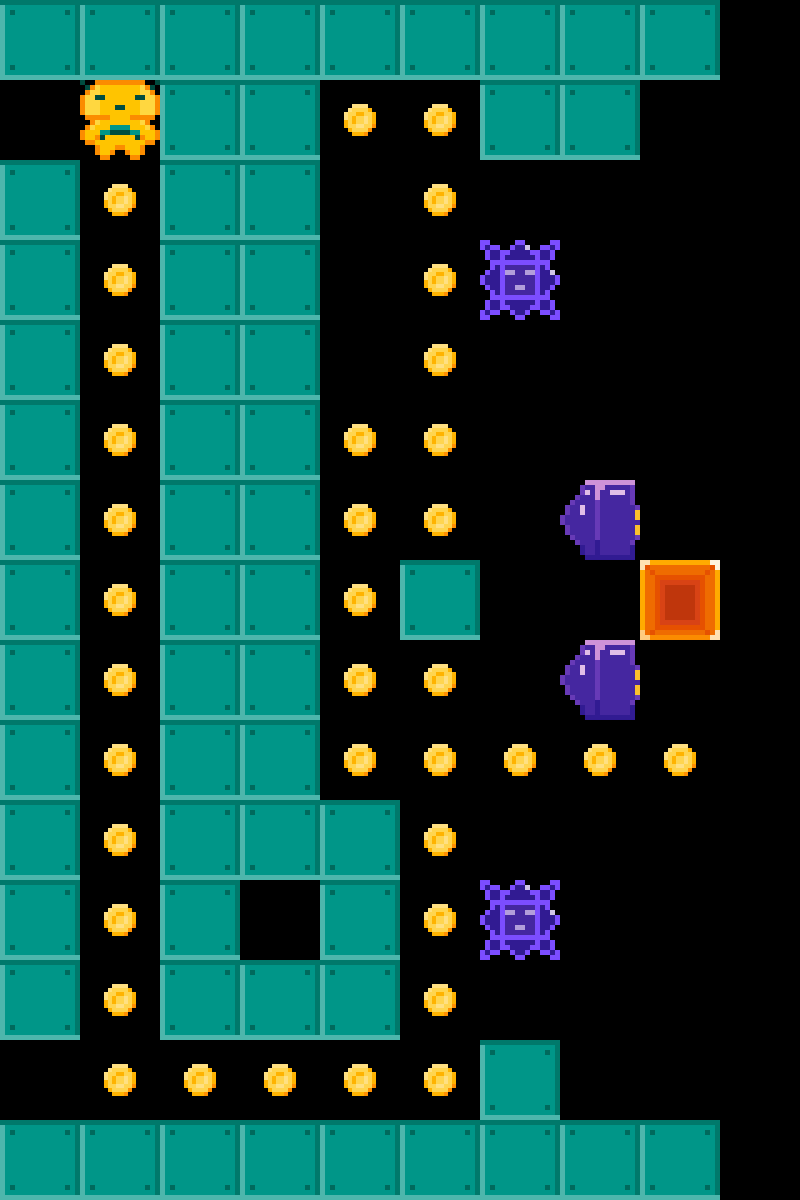

A level layout from a 2D game, rendered from its tile map. Below: a short description, then the map file with its tile-grid data intact:
An orthogonal 10x15 tile map with 80x80 px tiles, 5 tile layers (Walls, Coins, Doors, Floor, ...).

<map version="1.0" tiledversion="1.1.6" orientation="orthogonal" renderorder="left-up" width="10" height="15" tilewidth="80" tileheight="80" infinite="0" nextobjectid="3">
 <tileset firstgid="1" source="tilesheet.tsx" />
 <layer name="Walls" width="10" height="15">
  <data encoding="csv">
1,1,1,1,1,1,1,1,1,0,
0,0,1,1,0,0,1,1,0,0,
1,0,1,1,0,0,0,0,0,0,
1,0,1,1,0,0,0,0,0,0,
1,0,1,1,0,0,0,0,0,0,
1,0,1,1,0,0,0,0,0,0,
1,0,1,1,0,0,0,0,0,0,
1,0,1,1,0,1,0,0,0,0,
1,0,1,1,0,0,0,0,0,0,
1,0,1,1,0,0,0,0,0,0,
1,0,1,1,1,0,0,0,0,0,
1,0,1,0,1,0,0,0,0,0,
1,0,1,1,1,0,0,0,0,0,
0,0,0,0,0,0,1,0,0,0,
1,1,1,1,1,1,1,1,1,0
</data>
 </layer>
 <layer name="Coins" width="10" height="15">
  <data encoding="csv">
0,0,0,0,0,0,0,0,0,0,
0,0,0,0,7,7,0,0,0,0,
0,7,0,0,0,7,0,0,0,0,
0,7,0,0,0,7,0,0,0,0,
0,7,0,0,0,7,0,0,0,0,
0,7,0,0,7,7,0,0,0,0,
0,7,0,0,7,7,0,0,0,0,
0,7,0,0,7,0,0,0,0,0,
0,7,0,0,7,7,0,0,0,0,
0,7,0,0,7,7,7,7,7,0,
0,7,0,0,0,7,0,0,0,0,
0,7,0,0,0,7,0,0,0,0,
0,7,0,0,0,7,0,0,0,0,
0,7,7,7,7,7,0,0,0,0,
0,0,0,0,0,0,0,0,0,0
</data>
 </layer>
 <layer name="Doors" width="10" height="15">
  <data encoding="csv">
0,0,0,0,0,0,0,0,0,0,
0,4,0,0,0,0,0,0,0,0,
0,0,0,0,0,0,0,0,0,0,
0,0,0,0,0,0,0,0,0,0,
0,0,0,0,0,0,0,0,0,0,
0,0,0,0,0,0,0,0,0,0,
0,0,0,0,0,0,0,0,0,0,
0,0,0,0,0,0,0,0,3,0,
0,0,0,0,0,0,0,0,0,0,
0,0,0,0,0,0,0,0,0,0,
0,0,0,0,0,0,0,0,0,0,
0,0,0,0,0,0,0,0,0,0,
0,0,0,0,0,0,0,0,0,0,
0,0,0,0,0,0,0,0,0,0,
0,0,0,0,0,0,0,0,0,0
</data>
 </layer>
 <layer name="Floor" width="10" height="15">
  <data encoding="csv">
0,0,0,0,0,0,0,0,0,0,
0,0,0,0,0,0,0,0,0,0,
0,0,0,0,0,0,0,0,0,0,
0,0,0,0,0,0,0,0,0,0,
0,0,0,0,0,0,0,0,0,0,
0,0,0,0,0,0,0,0,0,0,
0,0,0,0,0,0,0,0,0,0,
0,0,0,0,0,0,0,0,0,0,
0,0,0,0,0,0,0,0,0,0,
0,0,0,0,0,0,0,0,0,0,
0,0,0,0,0,0,0,0,0,0,
0,0,0,0,0,0,0,0,0,0,
0,0,0,0,0,0,0,0,0,0,
0,0,0,0,0,0,0,0,0,0,
0,0,0,0,0,0,0,0,0,0
</data>
 </layer>
 <layer name="Enemies" width="10" height="15">
  <data encoding="csv">
0,0,0,0,0,0,0,0,0,0,
0,0,0,0,0,0,0,0,0,0,
0,0,0,0,0,0,0,0,0,0,
0,0,0,0,0,0,5,0,0,0,
0,0,0,0,0,0,0,0,0,0,
0,0,0,0,0,0,0,0,0,0,
0,0,0,0,0,0,0,6,0,0,
0,0,0,0,0,0,0,0,0,0,
0,0,0,0,0,0,0,6,0,0,
0,0,0,0,0,0,0,0,0,0,
0,0,0,0,0,0,0,0,0,0,
0,0,0,0,0,0,5,0,0,0,
0,0,0,0,0,0,0,0,0,0,
0,0,0,0,0,0,0,0,0,0,
0,0,0,0,0,0,0,0,0,0
</data>
 </layer>
</map>
